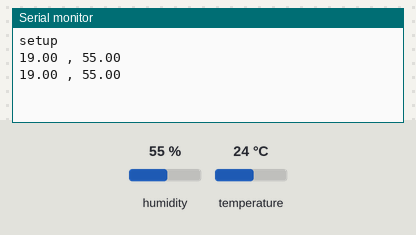
Recording of a sketch running on a simulated ESP32. Parts: the last lines printed to the serial monitor. Wiring (inferred from the names in the program): SHT3x sensor at I2C address 0x45. The test bench sets the inputs (shaded band); at power-on: humidity 55 %, temperature 24 °C.

Above: at 6.4 s.
6.5 s: humidity set to 22 %
At 12.3 s:
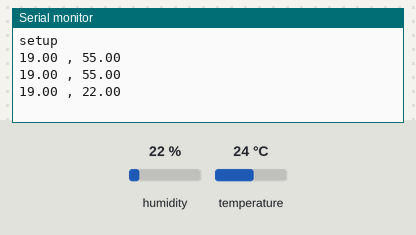
12.9 s: temperature set to 12 °C
At 17.6 s:
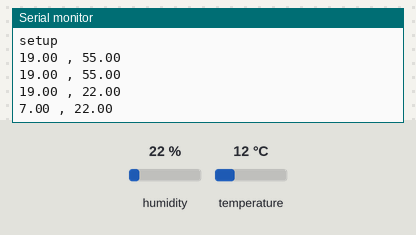
19.3 s: humidity set to 40 %
At 22.8 s:
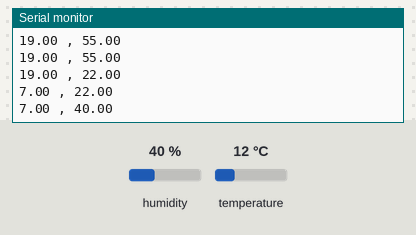
Timing chart, 0 to 24.3 s (numbered marks = the images above; inputs shaded):
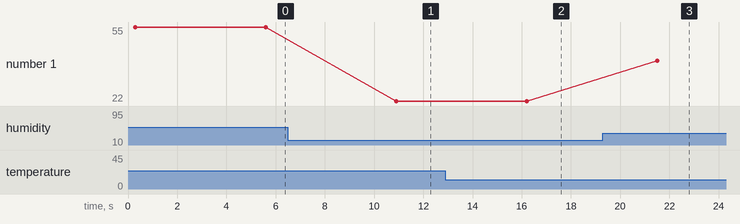

Measured:
- after the input at 6.5 s, the serial monitor: prints a new line after 4.4 s (image 1)
- after the input at 12.9 s, the serial monitor: prints a new line after 3.3 s (image 2)
- after the input at 19.3 s, the serial monitor: prints a new line after 2.2 s (image 3)
- plotted number 1: 55 → 22 after the input at 6.5 s, 22 → 40 after the input at 19.3 s

The sketch:

sht31.ino
```cpp
#include <Wire.h>

// Sensor address
#define SHT31_ADDR 0x45

void setup() {
  // put your setup code here, to run once:

    Serial.begin(9600);
    Serial.println("setup");

    Wire.begin(21,22); // I2C

}

void loop() {
    byte command[2] = { 0x24, 0x00 };
    byte data[7];

    Wire.beginTransmission(SHT31_ADDR);
    Wire.write(command, sizeof(command));
    Wire.endTransmission();

    delay(300);

    int i = 0;
    Wire.requestFrom(SHT31_ADDR, 6);
    while (Wire.available() && i < 6) {
        data[i++] = Wire.read();
    }

    data[i] = 0;

    float temp = -50.0 + (175.0 * (unsigned int)(data[0] * 256 + data[1]) / 65535.0);
    float humidity = (100.0 * (unsigned int)(data[3] * 256 + data[4])) / 65535.0;

    Serial.print(temp);
    Serial.print(" , ");
    Serial.println(humidity);
    delay(5000);

}
```
